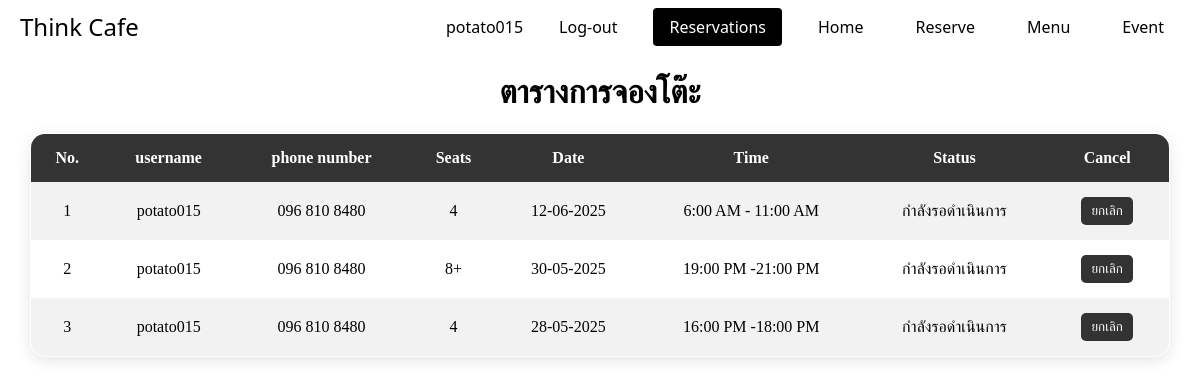
Page /user_table.php (signed in) on the committed database.
### tables this page shows
CREATE TABLE `table_cm` (
  `id` int NOT NULL,
  `username` varchar(255) NOT NULL,
  `phonenum` varchar(255) NOT NULL,
  `seats` varchar(255) NOT NULL,
  `date` date NOT NULL,
  `time` varchar(255) NOT NULL,
  `status` varchar(255) DEFAULT 'กำลังรอดำเนินการ'
);

### user_table.php (the view, shortened to what this page needs)
<?php
$isLoggedIn = isset($_SESSION['username']);
$username = $_SESSION['username'] ?? '';
?>
<!DOCTYPE html>
<html lang="en">
<head>
    <link rel="stylesheet" href="css/user_table.css">
</head>
<body>
    <header>
        <div class="logo">Think Cafe</div>
        <nav>
            <ul>
                <?php if ($isLoggedIn): ?>
                    <li><span><?php echo htmlspecialchars($_SESSION['username']); ?></span></li>
                    <li><a href="logout.php">Log-out</a></li>
                <?php else: ?>
                    <li><a href="register.php">Sign-up</a></li>
                    <li><a href="login.php">Log-in</a></li>
                <?php endif; ?>
                <li><a href="checkTables.php" class="active">Reservations</a></li>
                <li><a href="home.php">Home</a></li>
                <li><a href="reserveT.php">Reserve</a></li>
                <li><a href="user_menu.php">Menu</a></li>
                <li><a href="event.php">Event</a></li>
            </ul>
        </nav>
    </header>
    <h1 class="animate-up delay-1">ตารางการจองโต๊ะ</h1>
    <table border="1" id="reservedTable" class="animate-up delay-2">
        <tr>
            <th>No.</th>
            <th>username</th>
            <th>phone number</th>
            <th>Seats</th>
            <th>Date</th>
            <th>Time</th>
            <th>Status</th>
            <th>Cancel</th>
        </tr>
        <?php
            require_once 'config.php';
            $sql = "SELECT id, username, phonenum, seats, date, time, status FROM table_cm WHERE username = ? ORDER BY id DESC";
            $stmt = $conn->prepare($sql);
            $stmt->bind_param("s", $username);
            $stmt->execute();
            $result = $stmt->get_result();
            if ($result->num_rows > 0):
                $i = 1;
                while ($row = $result->fetch_assoc()):
        ?>
            <tr>
                <td><?php echo $i++; ?></td>
                <td><?php echo htmlspecialchars($row['username']); ?></td>
                <td><?php echo htmlspecialchars($row['phonenum']); ?></td>
                <td><?php echo htmlspecialchars($row['seats']); ?></td>
                <td><?= date('d-m-Y', strtotime($row['date'])) ?></td>
                <td><?php echo htmlspecialchars($row['time']); ?></td>
                <td><?php echo htmlspecialchars($row['status']); ?></td>
                <td>
                    <?php if ($row['status'] !== 'ยกเลิก'): ?>
                        <form method="post" action="user_reservation_cancel.php" onsubmit="return confirm('ยืนยันการยกเลิกการจอง?');">
                            <button type="submit">ยกเลิก</button>
                        </form>
                    <?php else: ?>
                        -
                    <?php endif; ?>
                </td>
            </tr>
        <?php
            endwhile;
            else:
        ?>
            <tr><td colspan="5">ไม่มีข้อมูลการจอง</td></tr>
        <?php endif;
        ?>
    </table>
</body>
</html>

### css/user_table.css (style rules this page uses)
body, html { margin: 0; padding: 0; text-align: center; }
header { display: flex; justify-content: space-between; align-items: center; padding: 10px 20px; font-family: 'Segoe UI', Tahoma, Geneva, Verdana, sans-serif; }
header .logo { font-size: 24px; font-family: 'Segoe UI', Tahoma, Geneva, Verdana, sans-serif; }
header nav ul { list-style: none; margin: 0; padding: 0; display: flex; }
header nav ul li { margin-left: 20px; }
nav ul li a { text-decoration: none; color: #000; padding: 8px 16px; border-radius: 4px; transition: background-color 0.3s; }
nav ul li a.active, nav ul li a:hover { background-color: #000; color: #fff; }
table { margin: auto; width: 95%; border-collapse: collapse; border-radius: 15px; overflow: hidden; box-shadow: 0 4px 15px rgba(0,0,0,0.1); background-color: white; }
table th, table td { padding: 15px; text-align: center; border: none; }
table th { background-color: #333; color: white; }
table tr:nth-child(even) { background-color: #f2f2f2; }
table tr:nth-child(odd) { background-color: #ffffff; }
table button { padding: 6px 10px; border: none; background-color: #333; color: white; border-radius: 5px; cursor: pointer; margin: 0 5px; transition: background-color 0.2s; }
table button[type="submit"]:last-of-type { background-color: #333; }
.animate-up { opacity: 0; animation: fadeSlideUp 0.8s ease forwards; }
.delay-1 { animation-delay: 0.1s; }
.delay-2 { animation-delay: 0.3s; }

### rows in the picture
table_cm: username "potato015", phonenum "096 810 8480", seats "4", date "12-06-2025", time "6:00 AM - 11:00 AM", status "กำลังรอดำเนินการ"
table_cm: username "potato015", phonenum "096 810 8480", seats "8+", date "30-05-2025", time "19:00 PM -21:00 PM", status "กำลังรอดำเนินการ"
table_cm: username "potato015", phonenum "096 810 8480", seats "4", date "28-05-2025", time "16:00 PM -18:00 PM", status "กำลังรอดำเนินการ"

### other values in the picture
$_SESSION['username'] "potato015"
